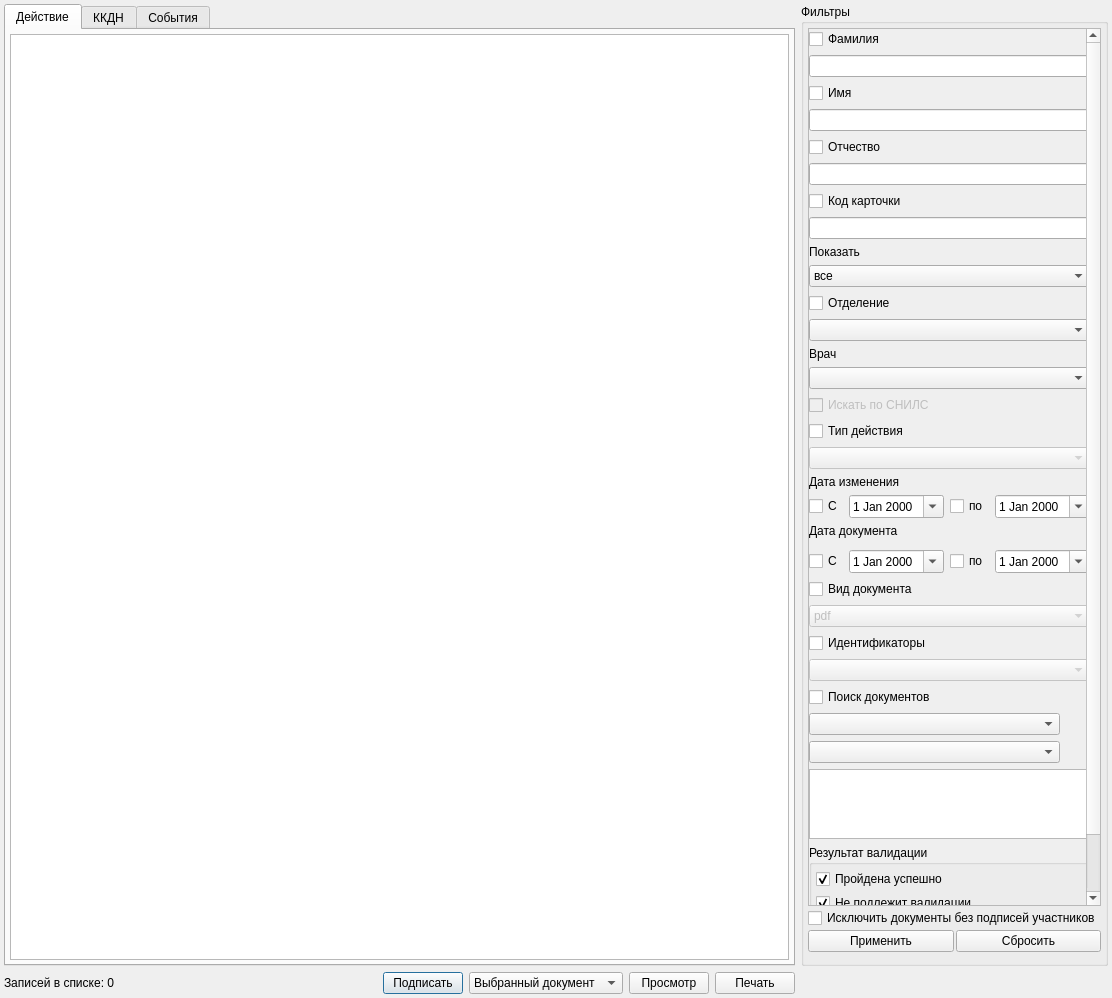
<?xml version="1.0" encoding="UTF-8"?>
<ui version="4.0">
 <class>ActionFileAttachDialog</class>
 <widget class="QDialog" name="ActionFileAttachDialog">
  <property name="geometry">
   <rect>
    <x>0</x>
    <y>0</y>
    <width>1112</width>
    <height>998</height>
   </rect>
  </property>
  <property name="windowTitle">
   <string>Подписание документов</string>
  </property>
  <layout class="QGridLayout" name="gridLayout_4">
   <property name="margin">
    <number>4</number>
   </property>
   <item row="0" column="0">
    <widget class="QTabWidget" name="tabWidget">
     <property name="sizePolicy">
      <sizepolicy hsizetype="Expanding" vsizetype="Expanding">
       <horstretch>1</horstretch>
       <verstretch>0</verstretch>
      </sizepolicy>
     </property>
     <property name="currentIndex">
      <number>0</number>
     </property>
     <widget class="QWidget" name="tabAction">
      <attribute name="title">
       <string>Действие</string>
      </attribute>
      <layout class="QGridLayout" name="gridLayout">
       <property name="margin">
        <number>4</number>
       </property>
       <item row="0" column="0">
        <widget class="CTableView" name="tblActionFileAttach"/>
       </item>
      </layout>
     </widget>
     <widget class="QWidget" name="tabProphylaxisPlanning">
      <attribute name="title">
       <string>ККДН</string>
      </attribute>
      <layout class="QGridLayout" name="gridLayout_5">
       <property name="margin">
        <number>4</number>
       </property>
       <item row="0" column="0">
        <widget class="CTableView" name="tblProphylaxisPlanningFileAttach"/>
       </item>
      </layout>
     </widget>
     <widget class="QWidget" name="tabEvent">
      <attribute name="title">
       <string>События</string>
      </attribute>
      <layout class="QGridLayout" name="gridLayout_3">
       <property name="margin">
        <number>4</number>
       </property>
       <item row="0" column="0">
        <widget class="CTableView" name="tblEventFileAttach"/>
       </item>
      </layout>
     </widget>
    </widget>
   </item>
   <item row="1" column="0">
    <layout class="QHBoxLayout" name="horizontalLayout_4">
     <item>
      <widget class="QLabel" name="lblCount">
       <property name="text">
        <string>Записей в списке: 0</string>
       </property>
      </widget>
     </item>
     <item>
      <spacer name="horizontalSpacer">
       <property name="orientation">
        <enum>Qt::Horizontal</enum>
       </property>
       <property name="sizeHint" stdset="0">
        <size>
         <width>40</width>
         <height>20</height>
        </size>
       </property>
      </spacer>
     </item>
     <item>
      <layout class="QHBoxLayout" name="horizontalLayout_3">
       <item>
        <widget class="QPushButton" name="btnSign">
         <property name="text">
          <string>Подписать</string>
         </property>
        </widget>
       </item>
       <item>
        <widget class="QComboBox" name="cmbSign">
         <item>
          <property name="text">
           <string>Выбранный документ</string>
          </property>
         </item>
         <item>
          <property name="text">
           <string>Все неподписанные</string>
          </property>
         </item>
        </widget>
       </item>
       <item>
        <widget class="CAttachButton" name="btnOpenFile">
         <property name="text">
          <string>Просмотр</string>
         </property>
        </widget>
       </item>
       <item>
        <widget class="QPushButton" name="btnPrint">
         <property name="text">
          <string>Печать</string>
         </property>
        </widget>
       </item>
      </layout>
     </item>
    </layout>
   </item>
   <item row="0" column="1">
    <widget class="QGroupBox" name="groupBoxFilters">
     <property name="title">
      <string>Фильтры</string>
     </property>
     <layout class="QGridLayout" name="gridLayout_2">
      <property name="margin">
       <number>4</number>
      </property>
      <property name="spacing">
       <number>2</number>
      </property>
      <item row="1" column="0">
       <widget class="QCheckBox" name="chkNotSignaturePerson">
        <property name="text">
         <string>Исключить документы без подписей участников</string>
        </property>
       </widget>
      </item>
      <item row="3" column="0">
       <layout class="QHBoxLayout" name="horizontalLayout_2">
        <item>
         <widget class="QPushButton" name="btnFilterApply">
          <property name="text">
           <string>Применить</string>
          </property>
         </widget>
        </item>
        <item>
         <widget class="QPushButton" name="btnFilterReset">
          <property name="text">
           <string>Сбросить</string>
          </property>
         </widget>
        </item>
       </layout>
      </item>
      <item row="0" column="0">
       <widget class="QScrollArea" name="saFilter">
        <property name="horizontalScrollBarPolicy">
         <enum>Qt::ScrollBarAlwaysOff</enum>
        </property>
        <property name="widgetResizable">
         <bool>true</bool>
        </property>
        <widget class="QWidget" name="scrollAreaWidgetContents_2">
         <property name="geometry">
          <rect>
           <x>0</x>
           <y>-105</y>
           <width>276</width>
           <height>861</height>
          </rect>
         </property>
         <layout class="QVBoxLayout" name="verticalLayout_3">
          <property name="leftMargin">
           <number>0</number>
          </property>
          <property name="topMargin">
           <number>0</number>
          </property>
          <property name="rightMargin">
           <number>0</number>
          </property>
          <property name="bottomMargin">
           <number>0</number>
          </property>
          <item>
           <layout class="QVBoxLayout" name="verticalLayout">
            <item>
             <widget class="QCheckBox" name="chkFilterLastName">
              <property name="text">
               <string>Фамилия</string>
              </property>
             </widget>
            </item>
            <item>
             <widget class="QLineEdit" name="edtFilterLastName"/>
            </item>
            <item>
             <widget class="QCheckBox" name="chkFilterFirstName">
              <property name="text">
               <string>Имя</string>
              </property>
             </widget>
            </item>
            <item>
             <widget class="QLineEdit" name="edtFilterFirstName"/>
            </item>
            <item>
             <widget class="QCheckBox" name="chkFilterPatrName">
              <property name="text">
               <string>Отчество</string>
              </property>
             </widget>
            </item>
            <item>
             <widget class="QLineEdit" name="edtFilterPatrName"/>
            </item>
            <item>
             <widget class="QCheckBox" name="chkFilterEventId">
              <property name="text">
               <string>Код карточки</string>
              </property>
             </widget>
            </item>
            <item>
             <widget class="QLineEdit" name="edtFilterEventId"/>
            </item>
            <item>
             <widget class="QLabel" name="lblFilterSigned">
              <property name="text">
               <string>Показать</string>
              </property>
             </widget>
            </item>
            <item>
             <widget class="QComboBox" name="cmbFilterSigned">
              <property name="currentIndex">
               <number>0</number>
              </property>
              <item>
               <property name="text">
                <string>все</string>
               </property>
              </item>
              <item>
               <property name="text">
                <string>не подписанные врачом</string>
               </property>
              </item>
              <item>
               <property name="text">
                <string>не подписанные МО</string>
               </property>
              </item>
              <item>
               <property name="text">
                <string>подписанные МО</string>
               </property>
              </item>
              <item>
               <property name="text">
                <string>подписанные врачом без подписи МО</string>
               </property>
              </item>
              <item>
               <property name="text">
                <string>все не подписанные</string>
               </property>
              </item>
              <item>
               <property name="text">
                <string>все подписанные врачом</string>
               </property>
              </item>
             </widget>
            </item>
            <item>
             <widget class="QCheckBox" name="chkFilterOrgStructure">
              <property name="text">
               <string>Отделение</string>
              </property>
             </widget>
            </item>
            <item>
             <widget class="COrgStructureComboBox" name="cmbFilterOrgStructure"/>
            </item>
            <item>
             <widget class="QLabel" name="lblFilterPerson">
              <property name="text">
               <string>Врач</string>
              </property>
             </widget>
            </item>
            <item>
             <widget class="CPersonComboBoxEx" name="cmbFilterPerson">
              <property name="enabled">
               <bool>true</bool>
              </property>
             </widget>
            </item>
            <item>
             <widget class="QCheckBox" name="chkFilterSNILS">
              <property name="enabled">
               <bool>false</bool>
              </property>
              <property name="text">
               <string>Искать по СНИЛС</string>
              </property>
             </widget>
            </item>
            <item>
             <widget class="QCheckBox" name="chkFilterActionType">
              <property name="text">
               <string>Тип действия</string>
              </property>
             </widget>
            </item>
            <item>
             <widget class="CActionTypeComboBoxEx" name="cmbActionType">
              <property name="enabled">
               <bool>false</bool>
              </property>
              <property name="sizePolicy">
               <sizepolicy hsizetype="Preferred" vsizetype="Fixed">
                <horstretch>0</horstretch>
                <verstretch>0</verstretch>
               </sizepolicy>
              </property>
              <property name="maximumSize">
               <size>
                <width>16777215</width>
                <height>16777215</height>
               </size>
              </property>
             </widget>
            </item>
            <item>
             <widget class="QLabel" name="lblFilterDate">
              <property name="text">
               <string>Дата изменения</string>
              </property>
             </widget>
            </item>
            <item>
             <layout class="QHBoxLayout" name="horizontalLayout" stretch="0,0,0,0">
              <property name="sizeConstraint">
               <enum>QLayout::SetDefaultConstraint</enum>
              </property>
              <item>
               <widget class="QCheckBox" name="chkFilterBegDate">
                <property name="text">
                 <string>С</string>
                </property>
               </widget>
              </item>
              <item>
               <widget class="CDateEdit" name="edtFilterBegDate">
                <property name="calendarPopup">
                 <bool>true</bool>
                </property>
               </widget>
              </item>
              <item>
               <widget class="QCheckBox" name="chkFilterEndDate">
                <property name="text">
                 <string>по</string>
                </property>
               </widget>
              </item>
              <item>
               <widget class="CDateEdit" name="edtFilterEndDate">
                <property name="calendarPopup">
                 <bool>true</bool>
                </property>
               </widget>
              </item>
             </layout>
            </item>
            <item>
             <widget class="QLabel" name="lblFilterDocumentDate">
              <property name="text">
               <string>Дата документа</string>
              </property>
             </widget>
            </item>
            <item>
             <layout class="QHBoxLayout" name="horizontalLayout_5" stretch="0,0,0,0">
              <property name="topMargin">
               <number>6</number>
              </property>
              <item>
               <widget class="QCheckBox" name="chkFilterDocumentBegDate">
                <property name="text">
                 <string>С</string>
                </property>
               </widget>
              </item>
              <item>
               <widget class="CDateEdit" name="edtFilterDocumentBegDate">
                <property name="calendarPopup">
                 <bool>true</bool>
                </property>
               </widget>
              </item>
              <item>
               <widget class="QCheckBox" name="chkFilterDocumentEndDate">
                <property name="text">
                 <string>по</string>
                </property>
               </widget>
              </item>
              <item>
               <widget class="CDateEdit" name="edtFilterDocumentEndDate">
                <property name="calendarPopup">
                 <bool>true</bool>
                </property>
               </widget>
              </item>
             </layout>
            </item>
            <item>
             <widget class="QCheckBox" name="chkFilterTypeDoc">
              <property name="text">
               <string>Вид документа</string>
              </property>
             </widget>
            </item>
            <item>
             <widget class="QComboBox" name="cmbTypeDoc">
              <property name="enabled">
               <bool>false</bool>
              </property>
              <property name="currentIndex">
               <number>0</number>
              </property>
              <item>
               <property name="text">
                <string>pdf</string>
               </property>
              </item>
              <item>
               <property name="text">
                <string>xml</string>
               </property>
              </item>
              <item>
               <property name="text">
                <string>sms</string>
               </property>
              </item>
             </widget>
            </item>
            <item>
             <widget class="QCheckBox" name="chkFilterIdentify">
              <property name="text">
               <string>Идентификаторы</string>
              </property>
             </widget>
            </item>
            <item>
             <widget class="CRecordMultivalueComboBox" name="cmbFilterIdentify">
              <property name="enabled">
               <bool>false</bool>
              </property>
              <property name="sizePolicy">
               <sizepolicy hsizetype="Preferred" vsizetype="Fixed">
                <horstretch>0</horstretch>
                <verstretch>0</verstretch>
               </sizepolicy>
              </property>
             </widget>
            </item>
            <item>
             <widget class="QCheckBox" name="chkUserCert">
              <property name="text">
               <string>Поиск документов</string>
              </property>
             </widget>
            </item>
            <item>
             <widget class="CCertComboBox" name="cmbUserCert">
              <property name="maximumSize">
               <size>
                <width>251</width>
                <height>16777215</height>
               </size>
              </property>
             </widget>
            </item>
            <item>
             <widget class="CPersonComboBoxEx" name="cmbPersonCert">
              <property name="maximumSize">
               <size>
                <width>251</width>
                <height>16777215</height>
               </size>
              </property>
             </widget>
            </item>
            <item>
             <widget class="QTextBrowser" name="signs">
              <property name="maximumSize">
               <size>
                <width>16777215</width>
                <height>150</height>
               </size>
              </property>
             </widget>
            </item>
            <item>
             <widget class="QGroupBox" name="gbValidationResult">
              <property name="title">
               <string>Результат валидации</string>
              </property>
              <layout class="QVBoxLayout" name="verticalLayout_2">
               <property name="spacing">
                <number>4</number>
               </property>
               <property name="leftMargin">
                <number>4</number>
               </property>
               <property name="topMargin">
                <number>4</number>
               </property>
               <property name="rightMargin">
                <number>4</number>
               </property>
               <property name="bottomMargin">
                <number>4</number>
               </property>
               <item>
                <widget class="QCheckBox" name="chkValidationSuccess">
                 <property name="text">
                  <string>Пройдена успешно</string>
                 </property>
                 <property name="checked">
                  <bool>true</bool>
                 </property>
                </widget>
               </item>
               <item>
                <widget class="QCheckBox" name="chkValidationUnavailable">
                 <property name="text">
                  <string>Не подлежит валидации</string>
                 </property>
                 <property name="checked">
                  <bool>true</bool>
                 </property>
                </widget>
               </item>
               <item>
                <widget class="QCheckBox" name="chkValidationError">
                 <property name="text">
                  <string>Ошибки</string>
                 </property>
                 <property name="checked">
                  <bool>true</bool>
                 </property>
                </widget>
               </item>
               <item>
                <widget class="QCheckBox" name="chkValidationNoResult">
                 <property name="text">
                  <string>Не проверены</string>
                 </property>
                 <property name="checked">
                  <bool>true</bool>
                 </property>
                </widget>
               </item>
              </layout>
             </widget>
            </item>
           </layout>
          </item>
         </layout>
        </widget>
       </widget>
      </item>
      <item row="4" column="0">
       <spacer name="verticalSpacer_2">
        <property name="orientation">
         <enum>Qt::Vertical</enum>
        </property>
        <property name="sizeType">
         <enum>QSizePolicy::Expanding</enum>
        </property>
       </spacer>
      </item>
     </layout>
    </widget>
   </item>
  </layout>
 </widget>
 <customwidgets>
  <customwidget>
   <class>CDateEdit</class>
   <extends>QDateEdit</extends>
   <header>library/DateEdit.h</header>
  </customwidget>
  <customwidget>
   <class>CPersonComboBoxEx</class>
   <extends>QComboBox</extends>
   <header>PersonComboBoxEx.h</header>
  </customwidget>
  <customwidget>
   <class>COrgStructureComboBox</class>
   <extends>QComboBox</extends>
   <header>OrgStructComboBoxes.h</header>
  </customwidget>
  <customwidget>
   <class>CAttachButton</class>
   <extends>QPushButton</extends>
   <header>library/Attach/AttachButton.h</header>
  </customwidget>
  <customwidget>
   <class>CActionTypeComboBoxEx</class>
   <extends>QComboBox</extends>
   <header>Events/ActionTypeComboBoxEx.h</header>
  </customwidget>
  <customwidget>
   <class>CTableView</class>
   <extends>QTableView</extends>
   <header>library/TableView.h</header>
  </customwidget>
  <customwidget>
   <class>CCertComboBox</class>
   <extends>QComboBox</extends>
   <header>library/CertComboBox</header>
  </customwidget>
  <customwidget>
   <class>CRecordMultivalueComboBox</class>
   <extends>QComboBox</extends>
   <header>library/MultivalueComboBox.h</header>
  </customwidget>
 </customwidgets>
 <resources/>
 <connections/>
</ui>
